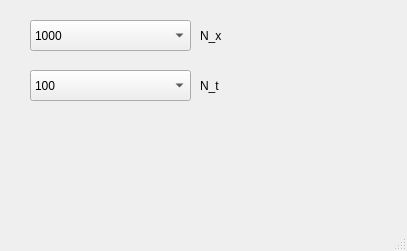
<?xml version="1.0" encoding="UTF-8"?>
<ui version="4.0">
 <class>MainWindow</class>
 <widget class="QMainWindow" name="MainWindow">
  <property name="geometry">
   <rect>
    <x>0</x>
    <y>0</y>
    <width>407</width>
    <height>251</height>
   </rect>
  </property>
  <property name="windowTitle">
   <string>MainWindow</string>
  </property>
  <widget class="QWidget" name="centralwidget">
   <widget class="QComboBox" name="comboBox">
    <property name="geometry">
     <rect>
      <x>30</x>
      <y>20</y>
      <width>161</width>
      <height>31</height>
     </rect>
    </property>
    <property name="currentIndex">
     <number>6</number>
    </property>
    <item>
     <property name="text">
      <string>10</string>
     </property>
    </item>
    <item>
     <property name="text">
      <string>25</string>
     </property>
    </item>
    <item>
     <property name="text">
      <string>50</string>
     </property>
    </item>
    <item>
     <property name="text">
      <string>100</string>
     </property>
    </item>
    <item>
     <property name="text">
      <string>250</string>
     </property>
    </item>
    <item>
     <property name="text">
      <string>500</string>
     </property>
    </item>
    <item>
     <property name="text">
      <string>1000</string>
     </property>
    </item>
    <item>
     <property name="text">
      <string>5000</string>
     </property>
    </item>
    <item>
     <property name="text">
      <string>10000</string>
     </property>
    </item>
   </widget>
   <widget class="QLabel" name="label">
    <property name="geometry">
     <rect>
      <x>200</x>
      <y>20</y>
      <width>111</width>
      <height>31</height>
     </rect>
    </property>
    <property name="text">
     <string>N_x</string>
    </property>
   </widget>
   <widget class="QComboBox" name="comboBox_2">
    <property name="geometry">
     <rect>
      <x>30</x>
      <y>70</y>
      <width>161</width>
      <height>31</height>
     </rect>
    </property>
    <property name="currentIndex">
     <number>5</number>
    </property>
    <item>
     <property name="text">
      <string>2</string>
     </property>
    </item>
    <item>
     <property name="text">
      <string>3</string>
     </property>
    </item>
    <item>
     <property name="text">
      <string>5</string>
     </property>
    </item>
    <item>
     <property name="text">
      <string>10</string>
     </property>
    </item>
    <item>
     <property name="text">
      <string>50</string>
     </property>
    </item>
    <item>
     <property name="text">
      <string>100</string>
     </property>
    </item>
    <item>
     <property name="text">
      <string>500</string>
     </property>
    </item>
    <item>
     <property name="text">
      <string>1000</string>
     </property>
    </item>
   </widget>
   <widget class="QLabel" name="label_2">
    <property name="geometry">
     <rect>
      <x>200</x>
      <y>70</y>
      <width>111</width>
      <height>31</height>
     </rect>
    </property>
    <property name="text">
     <string>N_t</string>
    </property>
   </widget>
  </widget>
  <widget class="QMenuBar" name="menubar">
   <property name="geometry">
    <rect>
     <x>0</x>
     <y>0</y>
     <width>407</width>
     <height>25</height>
    </rect>
   </property>
  </widget>
  <widget class="QStatusBar" name="statusbar"/>
 </widget>
 <resources/>
 <connections/>
</ui>
